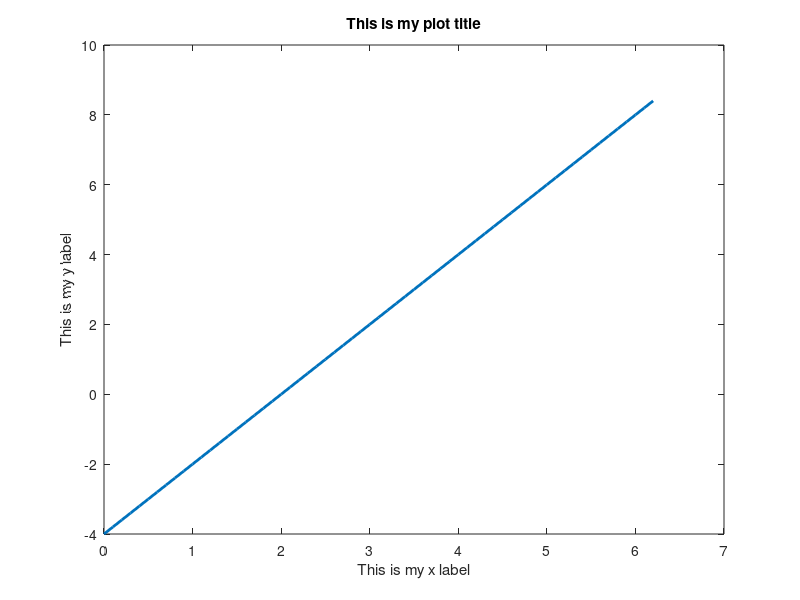

The MATLAB source for this figure:
%%
 % BasicPlots
 % 
 % Josh Kaplan 
 % November 4, 2014
 % 
 % Demonstrates a basic line plot
%%
close all; clear all; clc;

% Define values for x and y
x  = 0: .1 : 2*pi;
y = 2*x - 4;

% plot the data
plot(x, y, 'LineWidth', 2)

% Add title and axis labels
title('This is my plot title')
xlabel('This is my x label')                    
ylabel('This is my y label')        

